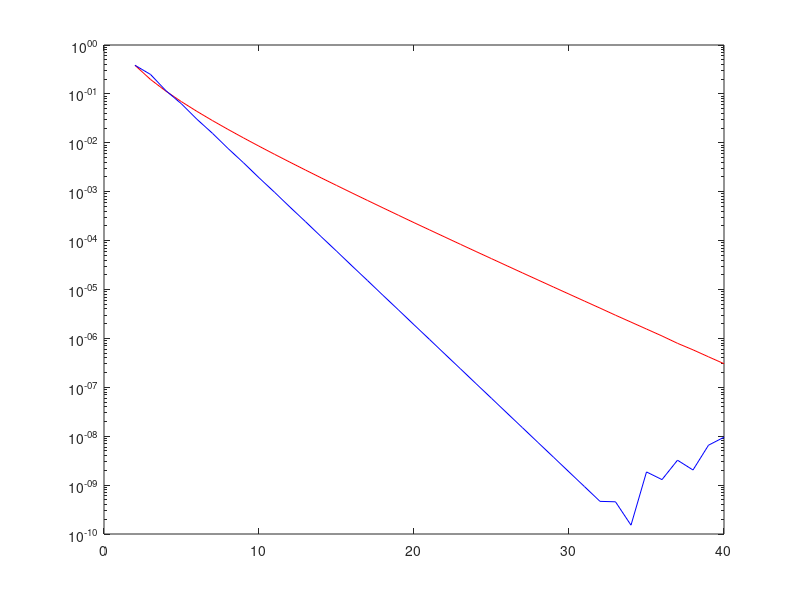

Source code (MATLAB):
clear all
clc

max_1 = [];
max_2 = [];
n_s = [];
x= linspace(-1,1,3000);

for n = 2:1:40
    %% Equispaced points
    equi = linspace(-1,1,n+1);
  
  
    %% Chebyshev points
  
    cheby = cos(linspace(-pi, 0, n+1))';
    
    f = poly(equi);
    g = poly(cheby);
    
    r = -1 + 2 * rand(1000,1);
    
    f_eval = polyval(f,r);
    g_eval = polyval(g,r);   
    
    max_1 = [max_1 max(abs(f_eval))]; %4c
    max_2 = [max_2 max(abs(g_eval))]; %4c
    n_s = [n_s n];
    
%     if n == 8 %4b
%         plot(x,f(x),'r',x,g(x),'b');
%         plot(equi,zz,'r*',cheby,zz,'b*'); %4b
%     end 

%hold on


end

semilogy(n_s, max_1, 'r', n_s, max_2 , 'b')
